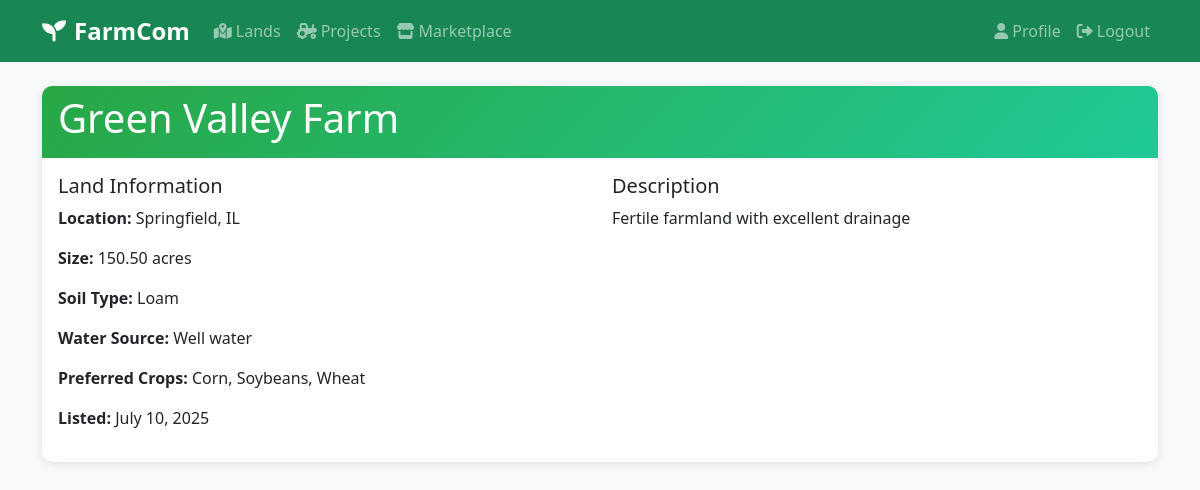
Screenshot of /lands/1/ (signed in) with the database file from the repository.
### lands/models.py (models this page shows, shortened)
class Land(models.Model):
    owner = models.ForeignKey(User, on_delete=models.CASCADE, related_name='lands')
    title = models.CharField(max_length=100)
    location = models.CharField(max_length=100)
    size = models.DecimalField(max_digits=10, decimal_places=2)  # in acres
    description = models.TextField()
    is_available = models.BooleanField(default=True)
    preferred_crops = models.CharField(max_length=200)
    soil_type = models.CharField(max_length=50)
    water_source = models.CharField(max_length=50)
    date_listed = models.DateTimeField(auto_now_add=True)

### lands/views.py (the view)
# urls.py: path('<int:pk>/', views.land_detail, name='land_detail'),
@login_required
def land_detail(request, pk):
    land = get_object_or_404(Land, pk=pk)
    return render(request, 'lands/land_detail.html', {'land': land})

### templates/lands/land_detail.html (shortened to what this page needs)
{% extends 'base.html' %}
{% block content %}
<div class="card">
    <div class="card-header">
        <h1>{{ land.title }}</h1>
    </div>
    <div class="card-body">
        <div class="row">
            <div class="col-md-6">
                <h5>Land Information</h5>
                <p><strong>Location:</strong> {{ land.location }}</p>
                <p><strong>Size:</strong> {{ land.size }} acres</p>
                <p><strong>Soil Type:</strong> {{ land.soil_type }}</p>
                <p><strong>Water Source:</strong> {{ land.water_source }}</p>
                <p><strong>Preferred Crops:</strong> {{ land.preferred_crops }}</p>
                <p><strong>Listed:</strong> {{ land.date_listed|date:"F j, Y" }}</p>
            </div>
            <div class="col-md-6">
                <h5>Description</h5>
                <p>{{ land.description }}</p>
            </div>
        </div>
    </div>
</div>
{% endblock %}

### static/css/style.css (style rules this page uses)
:root { --primary-green: #28a745; --secondary-green: #20c997; --dark-green: #1e7e34; --light-green: #d4edda; }
body { font-family: 'Segoe UI', Tahoma, Geneva, Verdana, sans-serif; background-color: #f8f9fa; }
.card { border: none; border-radius: 10px; box-shadow: 0 2px 10px rgba(0,0,0,0.1); transition: transform 0.2s; }
.card-header { background: linear-gradient(135deg, var(--primary-green), var(--secondary-green)); color: white; border-radius: 10px 10px 0 0 !important; border: none; }

### rows the page displays
Land: title "Green Valley Farm", location "Springfield, IL", size "150.50", soil_type "Loam", water_source "Well water", preferred_crops "Corn, Soybeans, Wheat", date_listed "July 10, 2025", description "Fertile farmland with excellent drainage"
